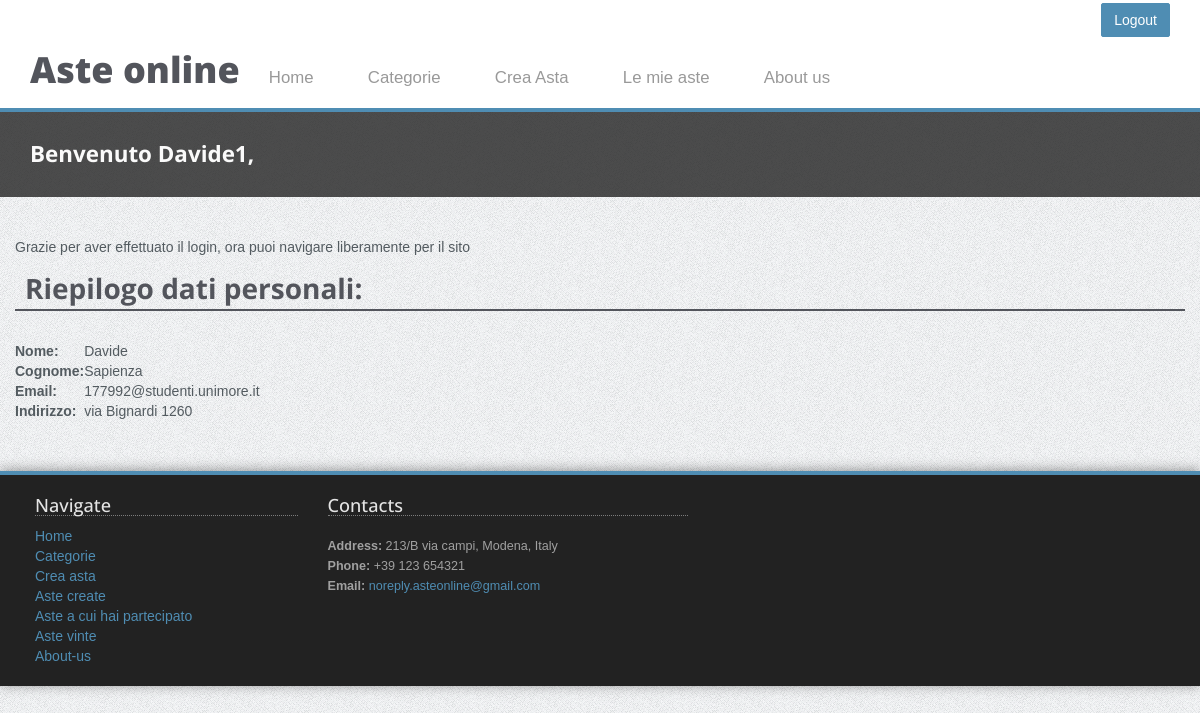
Page /portale/ (signed in) on the committed database.
### gestione_utenti/models.py (models this page shows, shortened)
class Utente(AbstractUser):
    nome = models.CharField(max_length=20)
    cognome = models.CharField(max_length=30)
    indirizzo = models.CharField(max_length=50)

### gestione_utenti/views.py (the view)
@login_required(login_url='/portale/login')
def portal_main_page(request):
    messaggio = "Grazie per aver effettuato il login, ora puoi navigare liberamente per il sito"
    return render_to_response('gestione_utenti/profile.html', {'request': request, 'messaggio': messaggio})

### gestione_utenti/templates/gestione_utenti/profile.html (shortened to what this page needs)
{% extends "gestione_utenti/base.html" %}
    {% block head %}
        {% load staticfiles %}
    {% endblock %}
    {% block body %}
		<div class="section section-breadcrumbs">
			<div class="container">
				<div class="row">
					<div class="col-md-12">
						<h1>Benvenuto {{ request.user.username|capfirst }},</h1>
					</div>
				</div>
			</div>
		</div>
        <div class="section">
	    	<div class="container">
				<div class="row">
						 <div >
                             <p>{{ messaggio }}</p>
                        </div>
				</div>
                <div class="row">
                    <h2>Riepilogo dati personali:</h2>
            <table>
                <tr>
                    <td><strong>Nome:</strong></td>
                    <td>{{ request.user.nome }}</td>
                </tr>
                <tr>
                    <td><strong>Cognome:</strong></td>
                    <td>{{ request.user.cognome }}</td>
                </tr>
                <tr>
                    <td><strong>Email:</strong></td>
                    <td>{{ request.user.email }}</td>
                </tr>
                <tr>
                    <td><strong>Indirizzo:</strong></td>
                    <td>{{ request.user.indirizzo|linebreaksbr }}</td>
                </tr>
            </table>
                </div>
			</div>
		</div>
    {% endblock %}

### gestione_catalogo/static/gestione_catalogo/css/main.css (style rules this page uses)
body { background: url(../img/page-background.png); }
.section { padding: 30px 0; -webkit-transform: translateZ(0); -moz-transform: translateZ(0); -o-transform: translateZ(0); -ms-transform: translateZ(0); transform: translateZ(0); }
.section .container:first-child h1, .section .container:first-child h2, .section .container:first-child h3 { margin-top: 0; font-weight: 700; }
body { font-family: Arial, Helvetica, sans-serif; font-size: 14px; line-height: 20px; color: #535b60; }
h1 { color: #53555c; font-family: 'Open Sans', sans-serif; font-weight: 800; }
h2 { color: #53555c; font-family: 'Open Sans', sans-serif; font-size: 2em; border-bottom: 2px solid #53555c; line-height: 1.5em; margin: 30px 0; padding-left: 10px; }
.section-breadcrumbs { background: #222; background: rgba(34, 34, 34, 0.8); margin-bottom: 10px; }
.section-breadcrumbs h1 { color: #FAFAFA; font-size: 1.6em; margin-bottom: 0; text-transform: none; }

### rows in the picture
Utente: user.username "Davide1", user.nome "Davide", user.cognome "Sapienza", user.email "177992@studenti.unimore.it", user.indirizzo "via Bignardi 1260"

### other values in the picture
{{ messaggio }} "Grazie per aver effettuato il login, ora puoi navigare liberamente per il sito"
